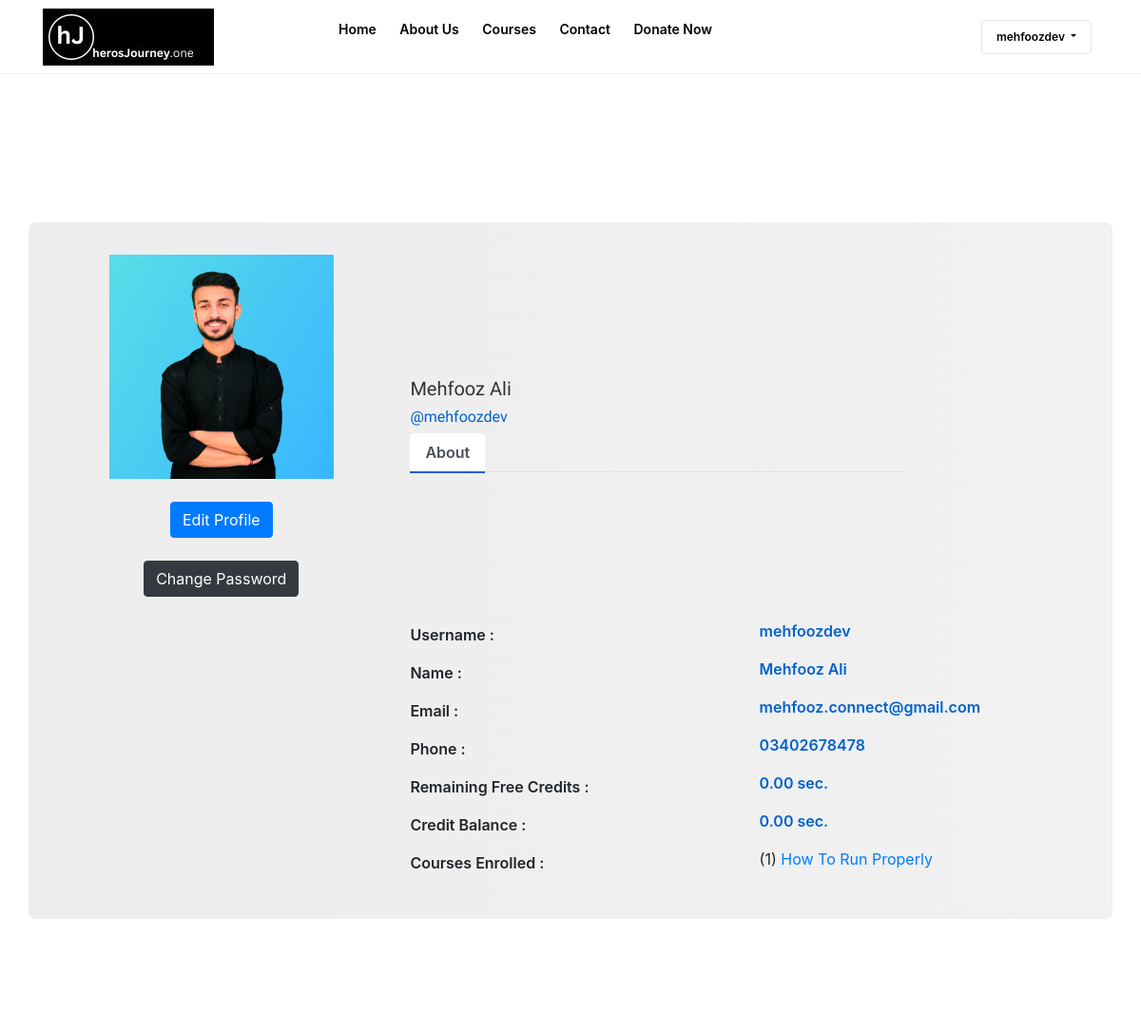
/custom_accounts/profile/7/ (signed in, upper part), run on an earlier commit of the app's database.
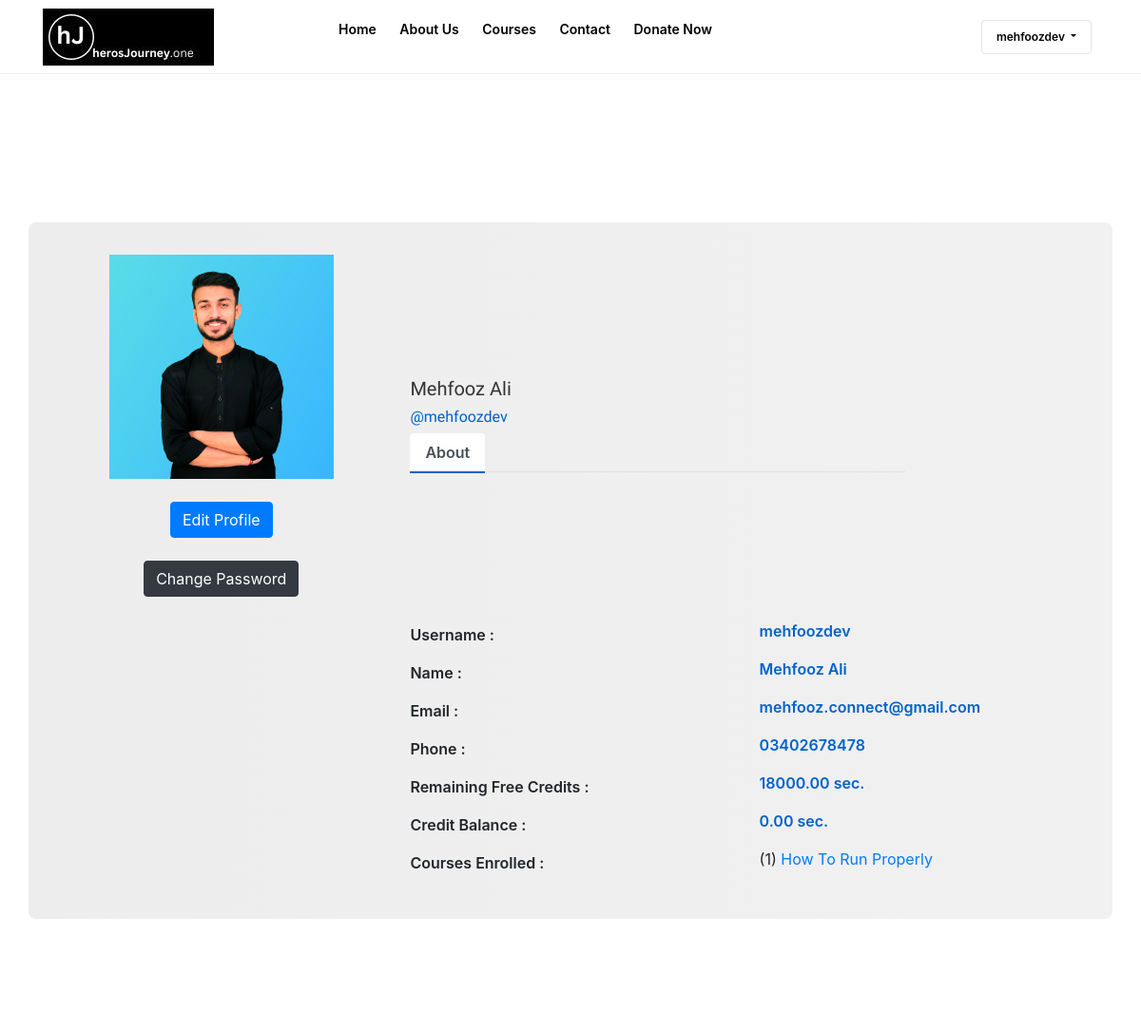
And on a later commit of the database.
### base/models.py (models this page shows, shortened)
class UserProfile(models.Model):
    user = models.OneToOneField(User, on_delete=models.CASCADE)
    course = models.ManyToManyField(Course, blank=True)
    date = models.DateTimeField(auto_now=True)
    credits = models.DecimalField(max_digits=8, decimal_places=2, default=0)
    free_credits = models.DecimalField(max_digits=8, decimal_places=2, default=17999)  # 5 hours in seconds

### custom_accounts/views.py (the view)
# urls.py: path('profile/<int:pk>/', views.userProfile, name='user-profile'),
@login_required
def userProfile(request, pk):
    if request.user.is_authenticated and request.user.pk == pk:
        user = request.user
        user_profile, created = UserProfile.objects.get_or_create(user=request.user)
        enrolled_courses = user_profile.course.all()
        remaining_free_credits = user_profile.free_credits
        credit_balance = user_profile.credits
        if request.method == 'POST':
            form = EditProfileForm(request.POST, request.FILES, instance=request.user)
            form2 = ChangePasswordForm(user, request.POST)
            if form2.is_valid():
                form2.save()
                user_pk = request.user.pk
                messages.success(request, "You have successfully set your password.")
                return redirect(reverse('user-profile', args=[user_pk]))
            else:
                for error in list(form.errors.values()):
                    messages.error(request, error)
            if form.is_valid():
                form.save()
                user_pk = request.user.pk
                messages.success(request, "You have successfully updated profile.")
                return redirect(reverse('user-profile', args=[user_pk]))
        else:
            form = EditProfileForm(instance=request.user)
            form2 = ChangePasswordForm(user)
        context = {
            'user_profile': user_profile,
            'enrolled_courses': enrolled_courses,
            'remaining_free_credits': remaining_free_credits,
            'credit_balance': credit_balance,
            'form': form,
            'form2': form2,
        }
        return render(request, 'base/profile.html', context)
    else:
        return redirect('login')

### base/templates/base/profile.html (shortened to what the changed rows need)
{% extends "base/base.html" %}
{% load static %}
{% block content %}
{% if user.is_authenticated and user == user_profile.user %}
    <main class="main_wrapper">
        <div class="educationarea">
            <div class="container">
                <div class="row">
                    <div class="container emp-profile">
                            <div class="row ">
                                <div class="col-md-4">
                                    <div class="profile-img">
                                        <img src="{% static user.avatar.url %}" alt=""/>
                                    </div>
                                    <div class="text-center my-4">
                                        <button type="button" class="btn btn-primary" data-bs-toggle="modal" data-bs-target="#exampleModal">
                                            Edit Profile
                                        </button>
                                    </div>
                                    <div class="text-center my-4">
                                        <a role="button" class="btn btn-dark" href="{% url 'change_pass_page' %}">
                                            Change Password
                                        </a>
                                    </div>
                                </div>
                                <div class="col-md-6">
                                    <div class="profile-head">
                                        <h5>{{ user.name }}</h5>
                                        <h6>@{{ user.username }}</h6>
                                        <ul class="nav nav-tabs" id="myTab" role="tablist">
                                            <li class="nav-item">
                                                <a class="nav-link active" id="home-tab" data-toggle="tab"
                                                   role="tab" aria-controls="home" aria-selected="true">About</a>
                                            </li>
                                        </ul>
                                    </div>
                                </div>
                            </div>
                            <div class="row">
                                <div class="col-md-8">
                                    <div class="tab-content profile-tab" id="myTabContent">
                                        <div class="tab-pane fade show active" id="home" role="tabpanel"
                                             aria-labelledby="home-tab">
                                            <div class="row">
                                                <div class="col-md-6">
                                                    <label>Username :</label>
                                                </div>
                                                <div class="col-md-6">
                                                    <p>{{ user.username }}</p>
                                                </div>
                                            </div>
                                            <div class="row">
                                                <div class="col-md-6">
                                                    <label>Name :</label>
                                                </div>
                                                <div class="col-md-6">
                                                    <p>{{ user.name }}</p>
                                                </div>
                                            </div>
                                            <div class="row">
                                                <div class="col-md-6">
                                                    <label>Email :</label>
                                                </div>
                                                <div class="col-md-6">
                                                    <p>{{ user.email }}</p>
                                                </div>
                                            </div>
                                            <div class="row">
                                                <div class="col-md-6">
                                                    <label>Phone :</label>
                                                </div>
                                                <div class="col-md-6">
                                                    <p>{{user.phone}}</p>
                                                </div>
                                            </div>
                                            <div class="row">
                                                <div class="col-md-6">
                                                    <label>Remaining Free Credits :</label>
                                                </div>
                                                <div class="col-md-6">
                                                    <p>{{ remaining_free_credits }} sec.</p>
                                                </div>
                                            </div>
                                            <div class="row">
                                                <div class="col-md-6">
                                                    <label>Credit Balance :</label>
                                                </div>
                                                <div class="col-md-6">
                                                    <p>{{ credit_balance }} sec.</p>
                                                </div>
                                            </div>
                                            <div class="row">
                                                <div class="col-md-6">
                                                    <label>Courses Enrolled :</label>
                                                </div>
                                                <div class="col-md-6">
                                                        <ul>
                                                            {% for course in enrolled_courses %}
                                                                <li> ({{forloop.counter}}) <a href="{% url 'course-detail' course.slug %}?lecture={{ course.video_set.first.serial_number }}">{{ course.name }}</a></li>
                                                            {% endfor %}
                                                        </ul>
                                                </div>
                                            </div>
                                        </div>
                                    </div>
                                </div>
                            </div>
                    </div>
                </div>
            </div>
        </div>
    </main>
{% else %}
    <p>Access denied.</p>
{% endif %}
{% endblock content %}

What changed in the data, as far as the page shows it:
changed UserProfile: free_credits "0.00" → "18000.00"
